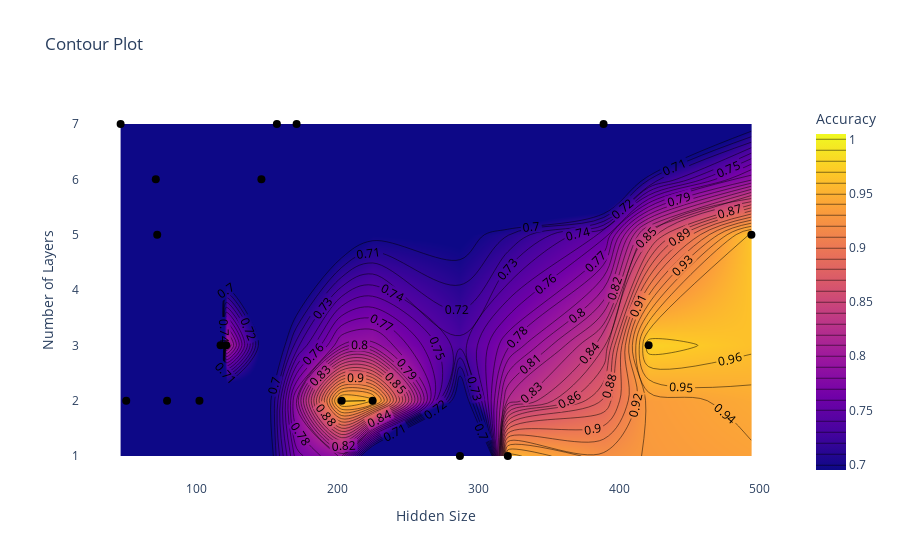

The code cell stored with this chart in its notebook:
### Code cell
hyperband = analysis.results_df
plot_contour(hyperband, "config/hidden_size", "config/num_layers", "accuracy", start=0.7)

### Figure 1 — Plotly figure (JSON) as saved in the notebook; plotly's stock layout.template omitted (floating-point values rounded to 4 significant figures)
{"data": [{"colorbar": {"title": {"text": "Accuracy"}}, "colorscale": [[0, "#0d0887"], [0.1111, "#46039f"], [0.2222, "#7201a8"], [0.3333, "#9c179e"], [0.4444, "#bd3786"], [0.5556, "#d8576b"], [0.6667, "#ed7953"], [0.7778, "#fb9f3a"], [0.8889, "#fdca26"], [1, "#f0f921"]], "contours": {"coloring": "heatmap", "end": 1, "showlabels": true, "size": 0.01, "start": 0.7}, "type": "contour", "x": [71, 121, 225, 421, 321, 79, 117, 203, 287, 50, 389, 72, 102, 146, 171, 494, 46, 157], "y": [6, 3, 2, 3, 1, 2, 3, 2, 1, 2, 7, 5, 2, 6, 7, 5, 7, 7], "z": [0.1437, 0.8172, 0.9578, 0.9766, 0.9547, 0.1891, 0.5703, 0.9672, 0.1781, 0.1281, 0.3625, 0.1656, 0.2313, 0.4469, 0.4, 0.9672, 0.1656, 0.4422]}, {"customdata": [0.1437, 0.8172, 0.9578, 0.9766, 0.9547, 0.1891, 0.5703, 0.9672, 0.1781, 0.1281, 0.3625, 0.1656, 0.2313, 0.4469, 0.4, 0.9672, 0.1656, 0.4422], "hovertemplate": "Hidden Size: %{x}<br>Number of Layers: %{y}<br>Accuracy: %{customdata:.4f}<extra></extra>", "marker": {"color": "black", "size": 8, "symbol": "circle"}, "mode": "markers", "name": "Data Points", "type": "scatter", "x": [71, 121, 225, 421, 321, 79, 117, 203, 287, 50, 389, 72, 102, 146, 171, 494, 46, 157], "y": [6, 3, 2, 3, 1, 2, 3, 2, 1, 2, 7, 5, 2, 6, 7, 5, 7, 7]}], "layout": {"paper_bgcolor": "white", "plot_bgcolor": "white", "title": {"text": "Contour Plot"}, "xaxis": {"showgrid": false, "title": {"text": "Hidden Size"}}, "yaxis": {"showgrid": false, "title": {"text": "Number of Layers"}}}}
